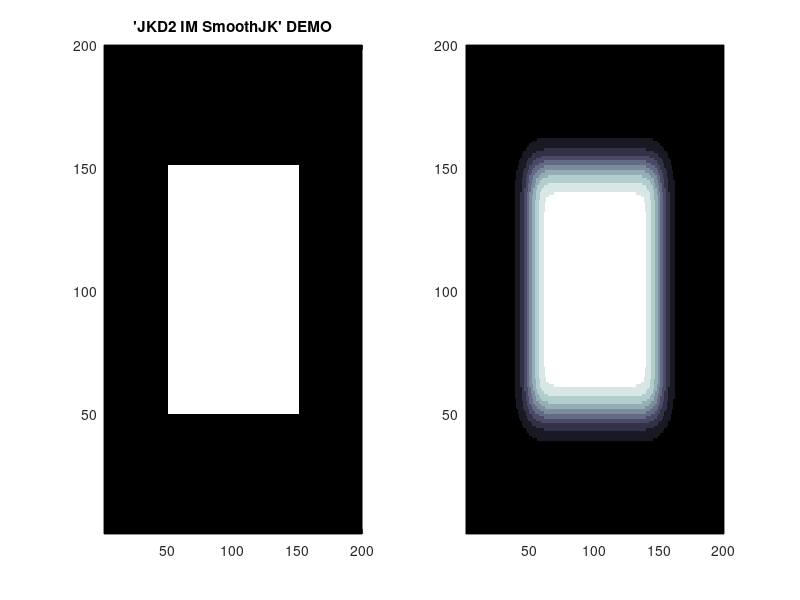

Recreate this plot in MATLAB.

function blur_matrix=JKD2_IM_smoothJK(matrixdata,w);

%blur a 2D matrix. borders are replicated
%JacobKers 2013



if nargin<2
w=10;
matrixdata=ones(200,200);
matrixdata(50:150,50:150)=10;
end

%make a kernel image
[X,Y]=meshgrid(1:6*w,1:6*w);
[r,c]=size(X);
R=((X-c/2).^2+(Y-r/2).^2).^0.5;
blur_kernel=(2^32-1)*exp(-(R.^2/w^2))./sum(sum(exp(-(R.^2/w^2)))); % make a gaussian blob kernel
blur_kernel=blur_kernel/sum(blur_kernel(:));
scale=(2^32-1)/max(matrixdata(:));
scale=1;
m1=round(matrixdata*scale);
im = uint32(round(m1' - 1));
blur_im=imfilter(im, blur_kernel,'replicate');
blur_matrix=(double(blur_im)+1)';

if nargin<2
figure;
    subplot(1,2,1); pcolor(matrixdata); shading flat; colormap bone; hold on
    title('''JKD2 IM SmoothJK'' DEMO');
    subplot(1,2,2); pcolor(blur_matrix); shading flat; colormap bone; hold on
    blur_matrix=1;
    
end
